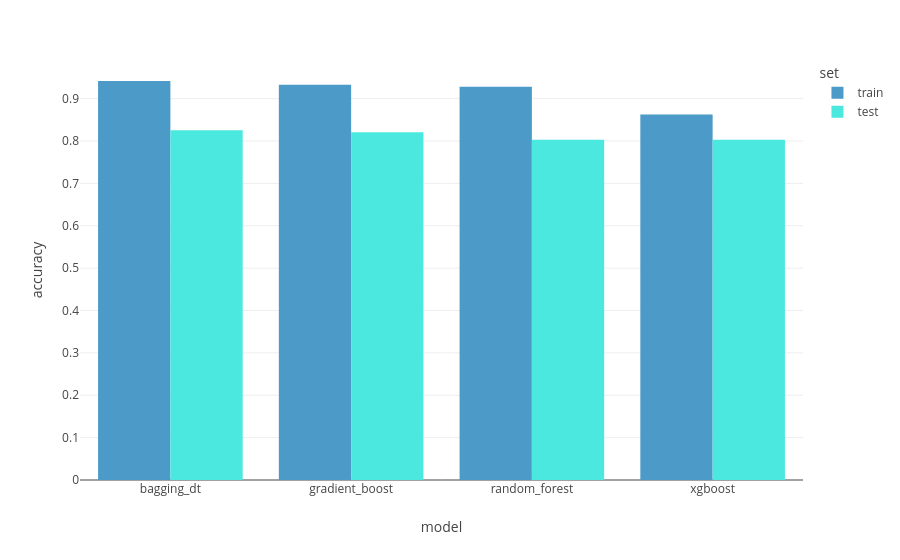

The notebook cell saved with this chart:
### Code cell
px.bar(scores_df, x = "model", y = 'accuracy', color = 'set', barmode = 'group', width = 900)

### Figure 1 — Plotly figure (JSON) as saved in the notebook; plotly's stock layout.template omitted (floating-point values rounded to 4 significant figures)
{"data": [{"alignmentgroup": "True", "hovertemplate": "set=train<br>model=%{x}<br>accuracy=%{y}<extra></extra>", "legendgroup": "train", "marker": {"color": "#4B9AC7", "pattern": {"shape": ""}}, "name": "train", "offsetgroup": "train", "orientation": "v", "showlegend": true, "textposition": "auto", "type": "bar", "x": ["bagging_dt", "gradient_boost", "random_forest", "xgboost"], "xaxis": "x", "y": [0.9416, 0.9326, 0.9281, 0.8623], "yaxis": "y"}, {"alignmentgroup": "True", "hovertemplate": "set=test<br>model=%{x}<br>accuracy=%{y}<extra></extra>", "legendgroup": "test", "marker": {"color": "#4BE8E0", "pattern": {"shape": ""}}, "name": "test", "offsetgroup": "test", "orientation": "v", "showlegend": true, "textposition": "auto", "type": "bar", "x": ["bagging_dt", "gradient_boost", "random_forest", "xgboost"], "xaxis": "x", "y": [0.8251, 0.8206, 0.8027, 0.8027], "yaxis": "y"}], "layout": {"barmode": "group", "legend": {"title": {"text": "set"}, "tracegroupgap": 0}, "margin": {"t": 60}, "width": 900, "xaxis": {"anchor": "y", "domain": [0, 1], "title": {"text": "model"}}, "yaxis": {"anchor": "x", "domain": [0, 1], "title": {"text": "accuracy"}}}}
